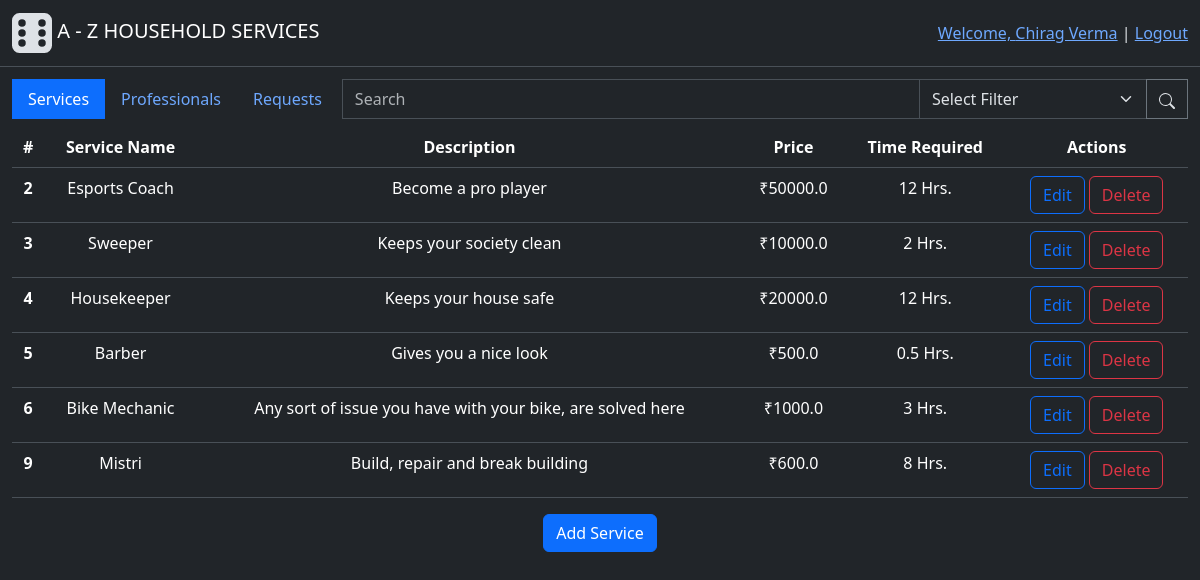
The app's page /admin (signed in) with its own data.
### backend/modals.py (models this page shows)
class User(db.Model, UserMixin):
    id = db.Column(db.Integer(), primary_key=True)
    email = db.Column(db.String(60), unique=True, nullable=False)
    password = db.Column(db.String(), nullable=False)
    role = db.Column(db.Integer(), nullable=False, default=1) # 0-Admin, 1-Customer, 2-Professional
    name = db.Column(db.String(30), nullable=False)
    address = db.Column(db.String(100), nullable=False)
    pincode = db.Column(db.Integer(), nullable=False)
    status = db.Column(db.Integer(), nullable=False, default=1) # 0-inactive, 1-active
    service_requests = db.relationship("ServiceRequest", cascade="all, delete", backref="customer", lazy=True) # For accessing all the service requests created by a user(customer)
    professional_info = db.relationship("Professional", cascade="all, delete", backref="user", uselist=False) # one to one relation for accessing futher professional info
    def capitalised_name(self):
        return self.name.title()

class Service(db.Model):
    id = db.Column(db.Integer(), primary_key=True)
    name = db.Column(db.String(30),unique=True, nullable=False)
    desc = db.Column(db.String(500), nullable=False)
    time_required = db.Column(db.Integer(), nullable=False) # Time required (in Hrs)
    price = db.Column(db.Float(), nullable=False)
    status = db.Column(db.Integer(), nullable=False, default=1) # 0-inactive, 1-active
    service_requests = db.relationship("ServiceRequest", cascade="all, delete", backref="services", lazy=True) # For accessing all the service requests having common service
    def capitalised_name(self):
        return self.name.title()

### backend/controllers.py (the view)
@app.route("/admin")
@login_required
def admin_page():
    services = Service.query.filter_by(status=1)
    profesionals = User.query.filter_by(role=2)
    return render_template("admin_dashboard.html", services=services, profesionals=profesionals)

### app.py (called while the page is built)
def setup_app(): #Initializations
    app = Flask(__name__)
    app.config["SQLALCHEMY_DATABASE_URI"] = "sqlite:///household_services.sqlite3" # Database file name
    app.config["SECRET_KEY"] = "123456"
    db.init_app(app) # Connecting database to flask app
    app.app_context().push() #Direct access to other modules
    login_manager = LoginManager(app) # For manageing user sessions
    login_manager.login_view = "login_page" # Redirect to "login_page" route funtion if some try to access restricted route
    login_manager.login_message_category = "info"
    @login_manager.user_loader
    def load_user(user_id):
        return User.query.get(int(user_id))
    app.debug=True

### templates/admin_dashboard.html (shortened to what this page needs)
{% extends "base.html" %}
{% block content %}
    <div class="main">
        <div class="row">
            <div class="input-group">
                    <ul class="nav nav-pills" id="pills-tab" role="tablist">
                        <li class="nav-item" role="presentation">
                        <button style="border-radius: 0;" class="nav-link active" id="pills-home-tab" data-bs-toggle="pill" data-bs-target="#pills-home" type="button" role="tab" aria-controls="pills-home" aria-selected="true">Services</button>
                        </li>
                        <li class="nav-item" role="presentation">
                        <button style="border-radius: 0;" class="nav-link" id="pills-profile-tab" data-bs-toggle="pill" data-bs-target="#pills-profile" type="button" role="tab" aria-controls="pills-profile" aria-selected="false">Professionals</button>
                        </li>
                        <li class="nav-item" role="presentation">
                        <button style="border-radius: 0;" class="nav-link" id="pills-contact-tab" data-bs-toggle="pill" data-bs-target="#pills-contact" type="button" role="tab" aria-controls="pills-contact" aria-selected="false">Requests</button>
                        </li>
                    </ul>
                    <input style="width: 400px;" type="text" class="form-control ms-1" placeholder="Search">
                    <select class="form-select" aria-label="Default select example">
                        <option selected>Select Filter</option>
                      </select>
                    <button style="border-radius: 0;" class="btn btn-outline-secondary" type="button" id="button-addon2">
                        <img  src="/static/image/icons/search.svg">
                    </button>
            </div>
        </div>
        <div class="tab-content" id="pills-tabContent">
            <div class="tab-pane fade show active" id="pills-home" role="tabpanel" aria-labelledby="pills-home-tab" tabindex="0">
                {% include "includes/services_tab.html" %}
            </div>
        </div>
    </div>
    <div style="height: 1000px;"></div>
{% endblock %}

### templates/base.html (shortened to what this page needs)
<!doctype html>
<html lang="en" data-bs-theme="dark">
  <head>
    <link href="https://cdn.jsdelivr.net/npm/bootstrap@5.3.3/dist/css/bootstrap.min.css" rel="stylesheet">
    <link href="/static/styles/login-style.css" rel="stylesheet">
    <link href="/static/styles/general.css" rel="stylesheet">
  </head>
  <body>
    <div class="header">
        <nav class="navbar bg-dark border-bottom border-body" data-bs-theme="dark"">
            <div class="container-fluid">
                <a class="navbar-brand" href="{{ url_for('home_page')}}">
                    <img src="/static/image/icons/logo.svg">
                    A - Z HOUSEHOLD SERVICES
                </a>
                {% if current_user.is_authenticated %}
                  <div>
                    <a class="active" aria-current="page" href="{{ url_for('login_page') }}">Welcome, {{ current_user.capitalised_name() }}</a>
                    |
                    <a class="active" aria-current="page" href="{{ url_for('logout') }}">Logout</a>
                  </div>
                {% else %}
                  <div>
                    <a class="active" aria-current="page" href="{{ url_for('login_page') }}">Login</a>
                    |
                    <a class="active" aria-current="page" href="{{ url_for('professional_signup_page') }}">Register As Professional</a>
                  </div>
                {% endif %}
            </div>
        </nav>
    </div>
    {% block content %}
    {% endblock %}
  </body>
</html>

### templates/includes/services_tab.html
<table class="table mt-2">
    <thead>
      <tr>
        <th scope="col">#</th>
        <th scope="col">Service Name</th>
        <th scope="col">Description</th>
        <th scope="col">Price</th>
        <th scope="col">Time Required</th>
        <th scope="col">Actions</th>
      </tr>
    </thead>
    <tbody>
        {% for service in services %}
            <tr>
                <th scope="row">{{service.id}}</th>
                <td>{{service.capitalised_name()}}</td>
                <td style="max-width: 600px;">{{service.desc}}</td>
                <td>&#8377;{{service.price}}</td>
                <td>{{service.time_required}} Hrs.</td>
                <td>
                    <a href="edit_service/{{service.id}}"><button class="btn btn-outline-primary">Edit</button></a>
                    <a href="delete_service/{{service.id}}"><button class="btn btn-outline-danger">Delete</button></a>
                </td>
            </tr>
        {% endfor %}
    </tbody>
</table>
<a href="{{ url_for('add_service') }}"><button class="btn btn-primary">Add Service</button></a>

### static/styles/general.css (style rules this page uses)
.main { margin: 1%; text-align: center; }

### records on screen
User: capitalised_name "Chirag Verma"
Service: id "2", capitalised_name "Esports Coach", desc "Become a pro player", price "50000.0", time_required "12"
Service: id "3", capitalised_name "Sweeper", desc "Keeps your society clean", price "10000.0", time_required "2"
Service: id "4", capitalised_name "Housekeeper", desc "Keeps your house safe", price "20000.0", time_required "12"
Service: id "5", capitalised_name "Barber", desc "Gives you a nice look", price "500.0", time_required "0.5"
Service: id "6", capitalised_name "Bike Mechanic", desc "Any sort of issue you have with your bike, are solved here", price "1000.0", time_required "3"
Service: id "9", capitalised_name "Mistri", desc "Build, repair and break building", price "600.0", time_required "8"
